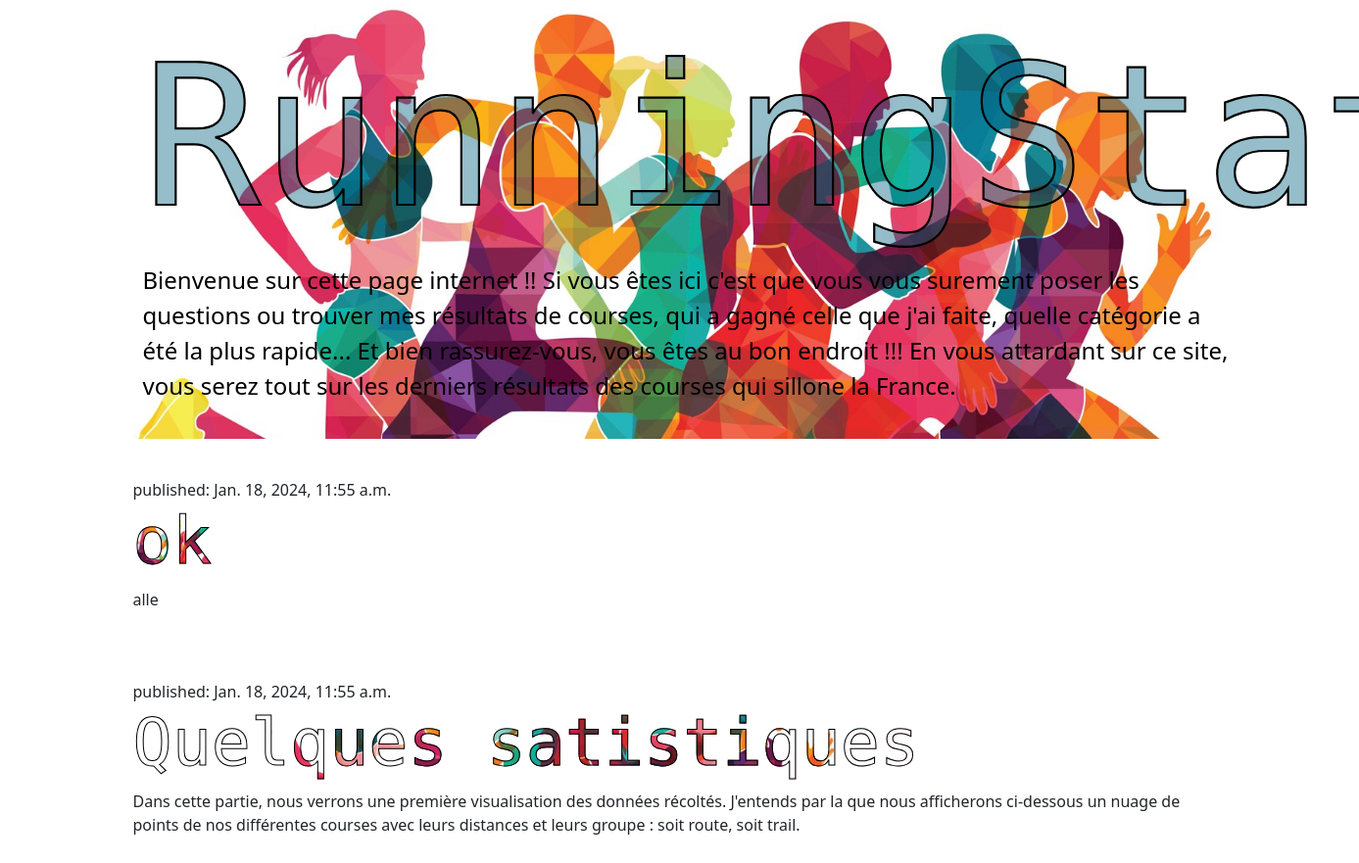
/, run on an earlier commit of the app's database.
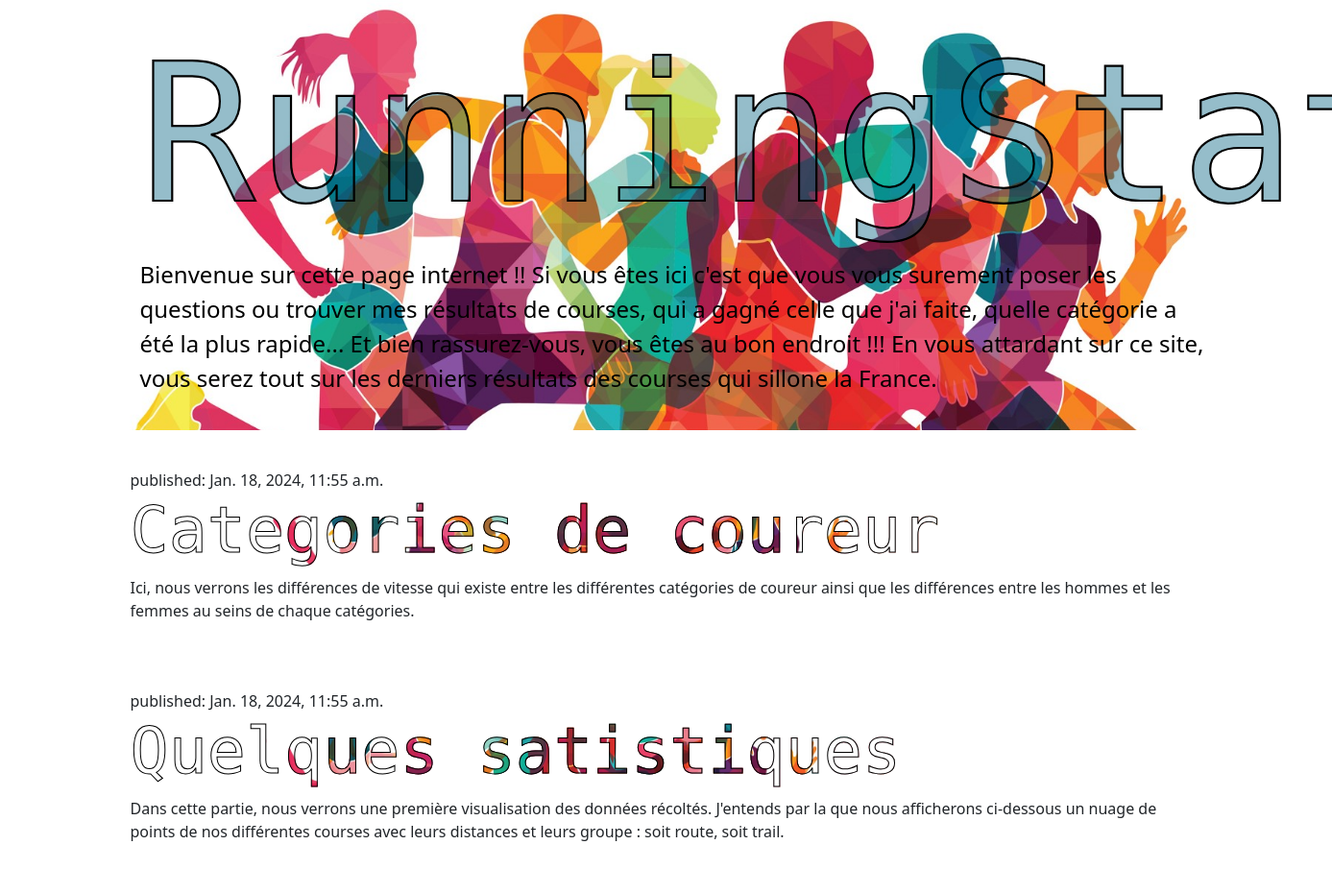
And on a later commit of the database.
### blog/models.py (models this page shows, shortened)
class Post(models.Model):
    author = models.ForeignKey(settings.AUTH_USER_MODEL, on_delete=models.CASCADE)
    title = models.CharField(max_length=200)
    text = models.TextField()
    created_date = models.DateTimeField(default=timezone.now)
    published_date = models.DateTimeField(blank=True, null=True)
    image = models.ImageField(upload_to='post_images/', blank=True, null=True)
    description = models.TextField(blank=True, null=True)

### blog/views.py (the view)
# urls.py: path('', views.post_list, name='post_list'),
def post_list(request):
    posts = Post.objects.filter(published_date__lte=timezone.now()).order_by('published_date')
    return render(request, 'blog/post_list.html', {'posts': posts})

### blog/templates/blog/post_list.html
{% extends 'blog/base.html' %}
{% block content %}
    {% for post in posts %}
        <article class="post">
            <time>published: {{ post.published_date }}</time>
            <h2><a href="{% url 'post_detail' pk=post.pk %}">{{ post.title }}</a></h2>
            <p>{{ post.text|linebreaksbr }}</p>
        </article>
    {% endfor %}
{% endblock %}

What changed in the data, as far as the page shows it:
changed Post: text "alle" → "Ici, nous verrons les différences de vitesse qui existe entre les différentes catégories de coureur ainsi que les différences entre les hommes et les femmes au seins de chaque catégories."
